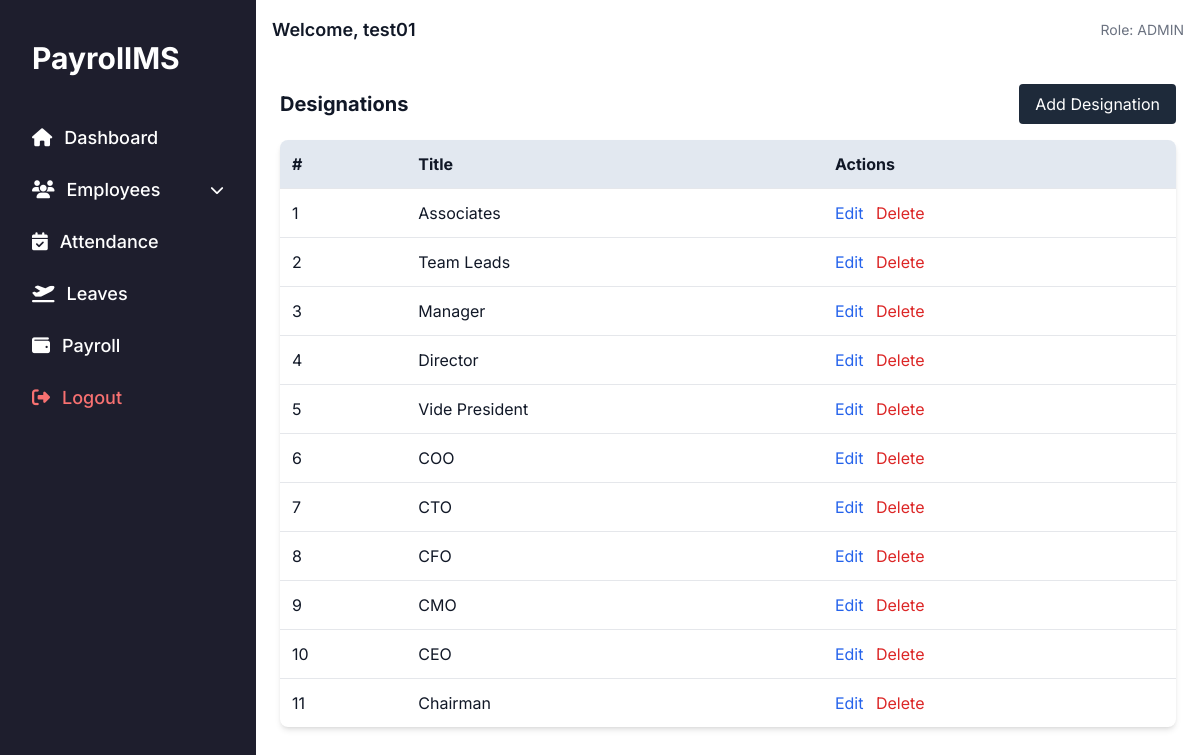
Before: /employees/designations/ (signed in) with the older database file.
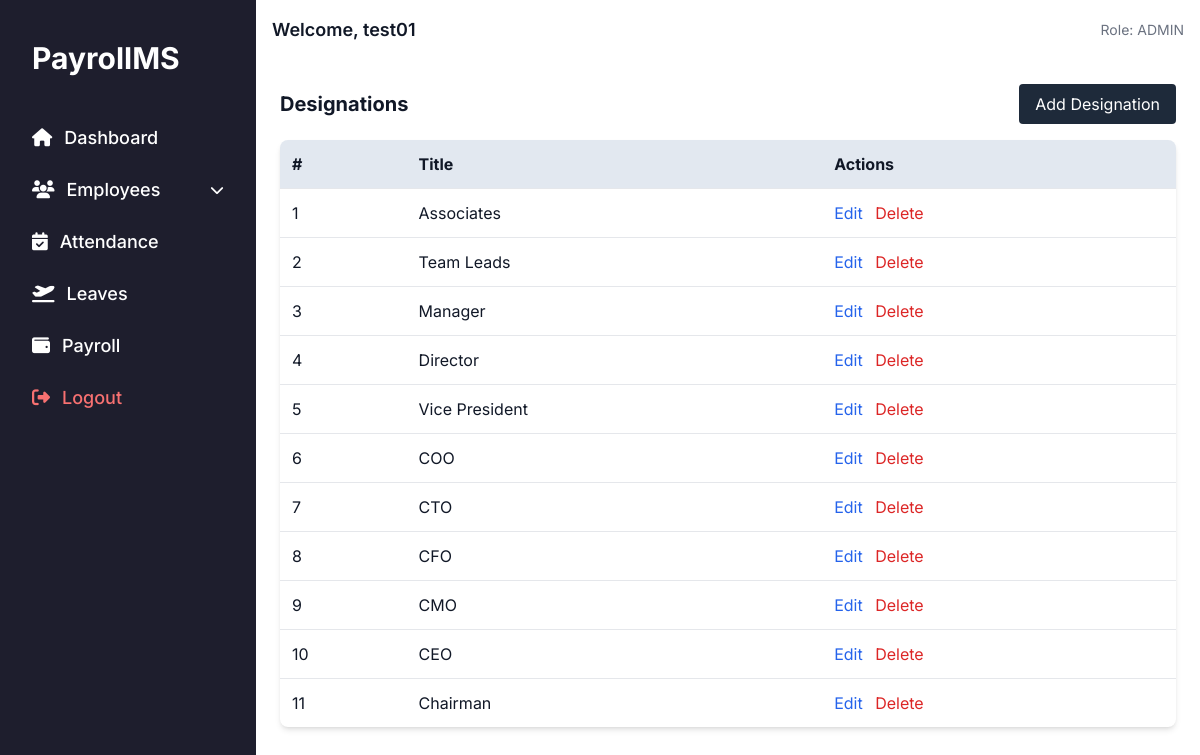
After: the same page with the newer database file.
### employees/models.py (models this page shows, shortened)
class Designation(models.Model):
    title = models.CharField(max_length=100)

### employees/views.py (the view)
# urls.py: path('designations/', views.designation_list, name='designation_list'),
@login_required
def designation_list(request):
    designations = Designation.objects.all()
    return render(request, 'employees/designation_list.html', {'designations': designations})

### templates/employees/designation_list.html
{% extends 'dashboard/base_dashboard.html' %}
{% block content %}
<div class="mb-4 flex justify-between items-center">
  <h2 class="text-xl font-bold">Designations</h2>
  <a href="{% url 'employees:designation_create' %}" class="bg-[#1e2a3a] text-white px-4 py-2 rounded hover:bg-[#111b29]">Add Designation</a>
</div>
<table class="w-full table-auto border-collapse bg-white shadow-md rounded-lg overflow-hidden">
  <thead>
    <tr class="bg-slate-200 text-left">
      <th class="p-3">#</th>
      <th class="p-3">Title</th>
      <th class="p-3">Actions</th>
    </tr>
  </thead>
  <tbody>
    {% for designation in designations %}
    <tr class="border-t">
      <td class="p-3">{{ forloop.counter }}</td>
      <td class="p-3">{{ designation.title }}</td>
      <td class="p-3 space-x-2">
        <a href="{% url 'employees:designation_edit' designation.pk %}" class="text-blue-600 hover:underline">Edit</a>
        <a href="{% url 'employees:designation_delete' designation.pk %}" class="text-red-600 hover:underline">Delete</a>
      </td>
    </tr>
    {% empty %}
    <tr>
      <td colspan="3" class="text-center text-gray-500 py-4">No designations found.</td>
    </tr>
    {% endfor %}
  </tbody>
</table>
{% endblock %}

Changed rows visible on the page:
changed Designation: title "Vide President" → "Vice President"
